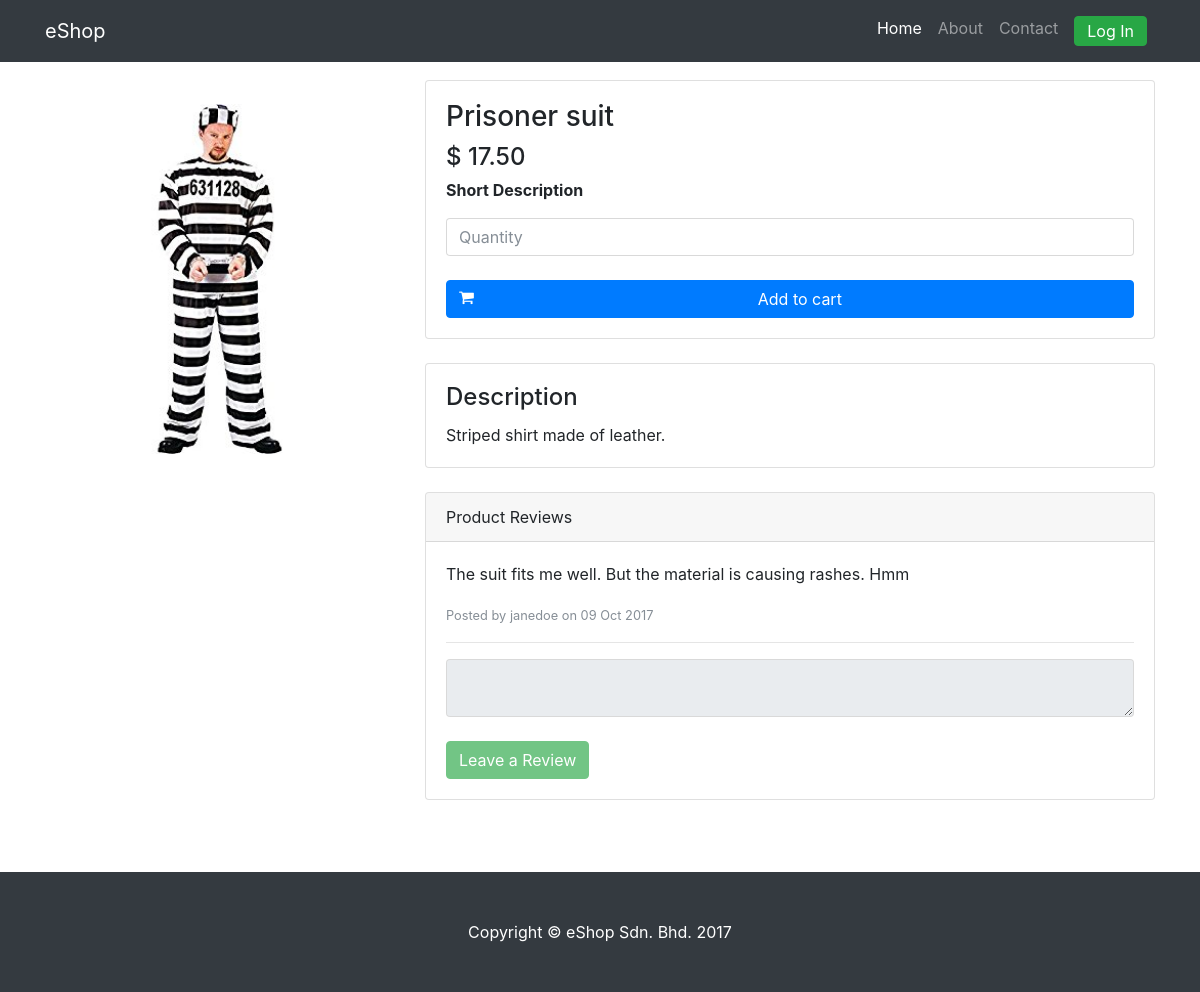
The page /index.php/Shop/product/2 on the database as committed earlier.
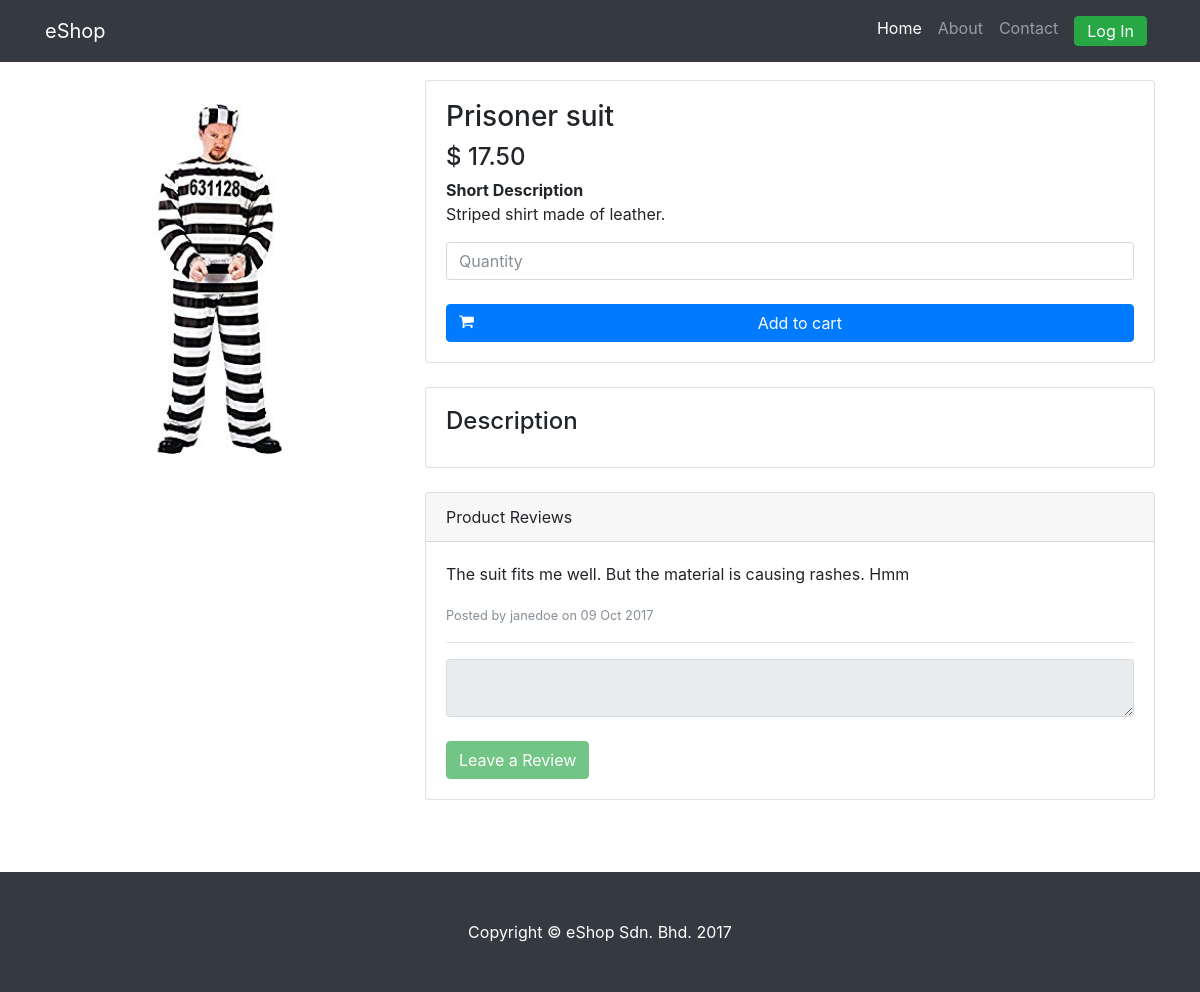
The same page on the database as committed later.
### tables this page shows
CREATE TABLE `product_images` (
  `product_images_id` int(11) NOT NULL,
  `product_id` int(11) NOT NULL,
  `image_link` varchar(100) NOT NULL
);

CREATE TABLE `product_table` (
  `product_id` int(11) NOT NULL,
  `category_id` int(11) NOT NULL,
  `seller_id` int(11) NOT NULL,
  `product_name` varchar(100) NOT NULL,
  `price` decimal(10,2) NOT NULL,
  `short_desc` varchar(50) NOT NULL,
  `description` text NOT NULL,
  `add_time` timestamp NOT NULL DEFAULT CURRENT_TIMESTAMP ON UPDATE CURRENT_TIMESTAMP,
  `active_flag` tinyint(1) NOT NULL DEFAULT '0'
);

### application/controllers/Shop.php (called while the page is built, shortened)
<?php if ( ! defined('BASEPATH')) exit('No direct script access allowed');
class Shop extends CI_Controller {
	public function __construct() {
		$this->load->model('category_model');
		$this->load->model('product_model');
		$this->load->model('contact_model');
	}
	public function product($product_id) {
		$data["product_id"] = $product_id;
		$data['product'] = $this->product_model->getProduct($product_id)->row();
		$data['reviews'] = $this->product_model->getProductReview($product_id);
		$active = array(
			"home" => null,
			"about" => null,
			"contact" => null
		);
		$active['home'] = "active";
		$data['disabled'] = "";
		if ($this->session->userdata('usertype') != "user") {
			$data['disabled'] = "disabled";
		}
		$this->load->view('layout/shop/header', $active);
		$this->load->view('shop/product_page', $data);
		$this->load->view('layout/shop/footer');
	}
}
?>

### index.php (called while the page is built, shortened)
<?php
require_once BASEPATH.'core/CodeIgniter.php';

### application/models/Product_model.php (called while the page is built, shortened)
<?php
class Product_model extends CI_Model {
	public function getProduct($product_id = "") {
		return $this->db
			->join('product_images pi', 'pi.product_id = pt.product_id', 'left')
			->get_where('product_table pt', array("pt.product_id" => $product_id));
	}
	public function getProductReview($product_id) {
		return $this->db
			->join('user_table ut', 'ut.user_id=rt.user_id')
			->get_where('review_table rt', array('product_id' => $product_id))->result();
	}
}
?>

### application/views/shop/product_page.php (the view, shortened to what this page needs)
<div class="container">
	<div class="row">
		<div class="col-lg-4">
			<img class="card-img-top img-fluid my-5" src="<?= base_url($product->image_link); ?>" alt="" >
		</div>
		<div class="col-lg-8">
			<div class="card mt-4">
				<div class="card-body">
					<h3 class="card-title"><?= $product->product_name; ?></h3>
					<h4>$ <?= $product->price?></h4>
					<strong>Short Description</strong>
					<p class="card-text"><?= $product->short_desc?></p>
					<input type="number" name="quantity" class="form-control" placeholder="Quantity" id="quantity_<?= $product->product_id; ?>" />
					<br>
					<button class="pull-right btn btn-block btn-primary" type="button" onclick="addToCart(<?= $product->product_id; ?>)">
						<span class="fa fa-shopping-cart pull-left"></span>
						Add to cart
					</button>
				</div>
			</div>
			<div class="card mt-4">
				<div class="card-body">
					<div class="card-title"><h4>Description</h4></div>
					<p class="card-text"><?= $product->description;?></p>
				</div>
			</div>
			<div class="card card-outline-secondary my-4">
				<div class="card-header">
					Product Reviews
				</div>
				<div class="card-body">
					<?php foreach($reviews as $review):?>
						<p><?= $review->review; ?></p>
						<small class="text-muted">Posted by <?= $review->username; ?> on <?= date_format(date_create($review->post_time), "d M Y");?></small>
						<hr>
					<?php endforeach; ?>
					<?= form_open('product/addReview'); ?>
						<textarea id="textarea" class="form-control" name="review" <?= $disabled; ?>></textarea>
						<br>
						<button type="submit" class="btn btn-success" <?= $disabled; ?>>Leave a Review</button>
					<?= form_close(); ?>
				</div>
			</div>
		</div>
	</div>
</div>

Rows that differ between the two databases and show on the page:
changed through a linked row, product_images "Prisoner suit": product.short_desc (not shown) → "Striped shirt made of leather."; product.description "Striped shirt made of leather." → (not shown)
